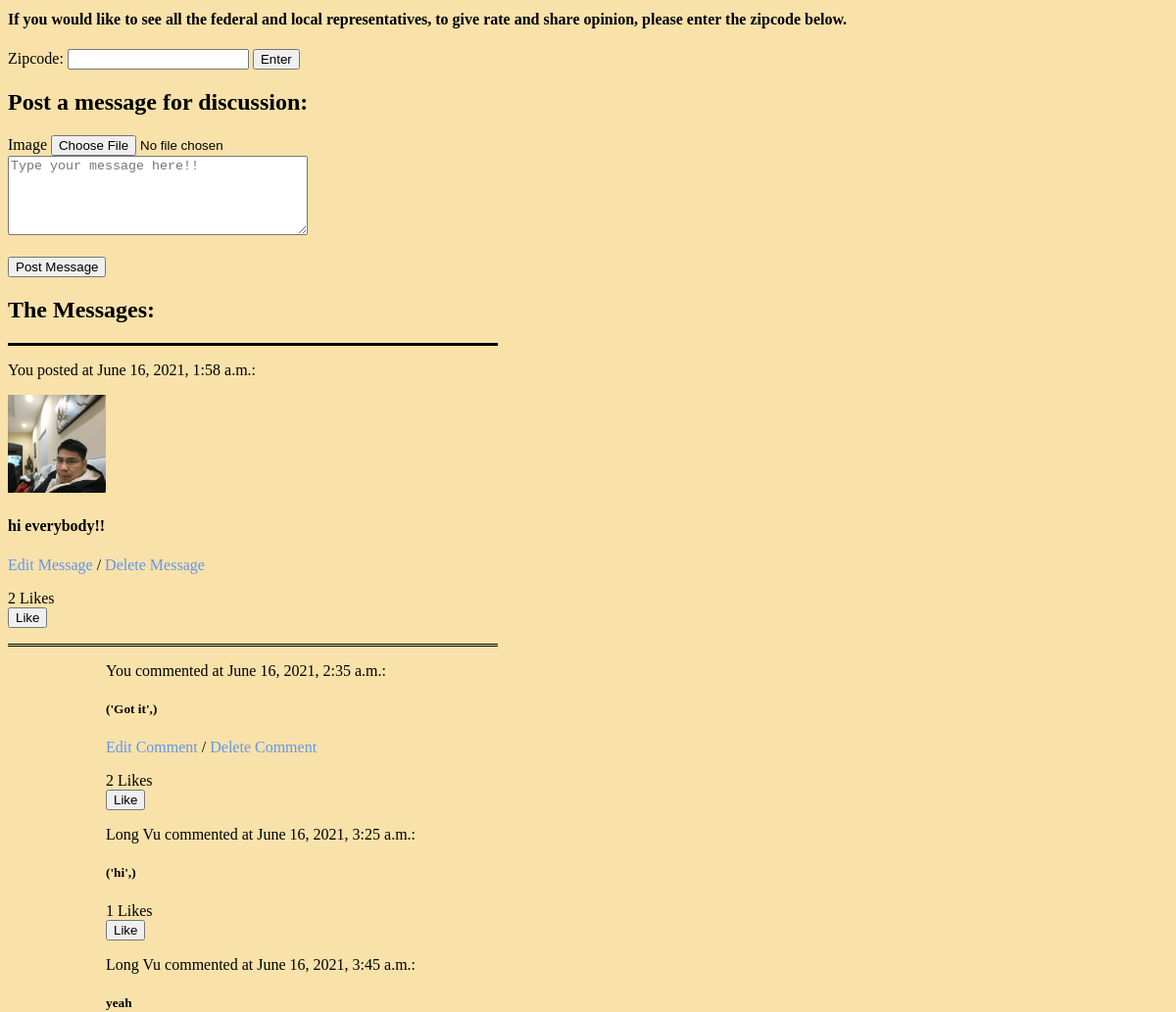
/success/ (signed in, middle part), run on an earlier commit of the app's database.
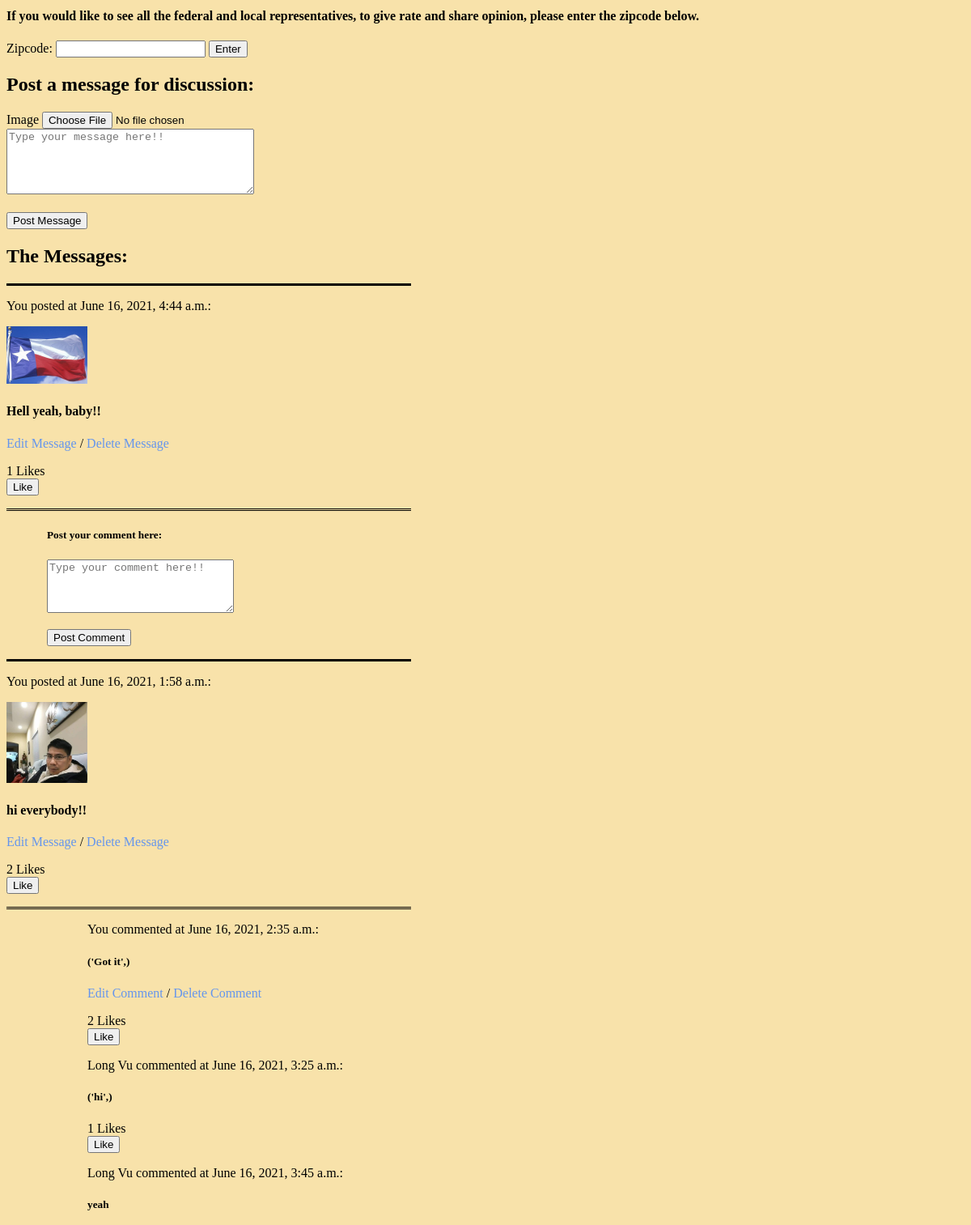
And on a later commit of the database.
### rateApp/models.py (models this page shows, shortened)
class Message(models.Model):
    message = models.TextField()
    image = models.ImageField(upload_to=filepath, null=True, blank=True)
    user = models.ForeignKey(User, related_name="messages", on_delete = models.CASCADE)
    user_likes = models.ManyToManyField(User, related_name='user_likes')
    created_at = models.DateTimeField(auto_now_add=True)
    updated_at = models.DateTimeField(auto_now=True)

class Comment(models.Model):
    comment = models.TextField()
    user_likes = models.ManyToManyField(User, related_name='comment_likes')
    user = models.ForeignKey(User, related_name="users", on_delete = models.CASCADE)
    message = models.ForeignKey(Message, related_name="comments", on_delete = models.CASCADE)
    created_at = models.DateTimeField(auto_now_add=True)
    updated_at = models.DateTimeField(auto_now=True)

class User(models.Model):
    firstName = models.CharField(max_length=45)
    lastName = models.CharField(max_length=45)
    email = models.EmailField(unique=True)
    username = models.CharField(max_length=45)
    password = models.CharField(max_length=45)
    created_at = models.DateTimeField(auto_now_add=True)
    updated_at = models.DateTimeField(auto_now=True)
    objects = UserManager()

### rateApp/views.py (the view)
# urls.py: path('success/', views.success),
def success(request):
    if 'user_id' not in request.session:
        messages.error(request, 'You need to be logged in to post a comment!!')
        return redirect('/')
    else:
        context = {
            'name' : User.objects.get(id=request.session['user_id']),
            'messages' : Message.objects.all().order_by('-created_at'),
            'opinions' : Opinion.objects.all().order_by('-created_at'),
        }
        return render(request, 'daily.html', context)

### rateApp/templates/Daily.html (shortened to what this page needs)
<!DOCTYPE html>
<html lang="en">
<head>
    {% load static %}
    <link rel='stylesheet' href="{% static 'css/styles.css' %}">
</head>
<body>
    <div class="daily">
            <div>
                <h4>If you would like to see all the federal and local representatives, to give rate and share opinion, please enter the zipcode below.</h4>
                <form action="/view_officials" method="post">
                    Zipcode: <input type="text" name="zipcode">
                    <button>Enter</button>
                </form>
            </div>
        <div>
            <h2>Post a message for discussion:</h2>
            <form action="/message" method="POST" enctype="multipart/form-data">
                <label for="" class="form-label">Image</label>
                <input type="file" name="image"><br>
                <textarea class="box" name="message" placeholder="Type your message here!!"></textarea><br><br>
                <button type="submit">Post Message</button>
            </form>
        </div>
        <div class="exist">
            <h2 class="head">The Messages:</h2>
            {% for message in messages %}
            <div class="mes">
                {% if message.user.id == request.session.user_id %}
                    <p>You posted at {{message.created_at}}:</p>
                    {% if message.image %}
                        <img src="{{message.image.url}}">
                    {% endif %}
                    <h4>{{message.message}}</h4>
                    <p><a href='/editMessage/{{message.id}}' class="ed">Edit Message</a> /
                        <a href="/deleteMessage/{{message.id}}" class="del">Delete Message</a></p>
                        <p>{{ message.user_likes.count }} Likes<br>
                        <a href="/messageLike/{{message.id}}"><button>Like</button></a>
                {% endif %}
            </div>
            <div class="comment">
                {% for comment in message.comments.all %}
                    {% if comment.user.id == request.session.user_id %}
                        <div class="comment1">
                            <p>You commented at {{comment.created_at}}:</p>
                            <h5>{{comment.comment}}</h5>
                            <p><a href='/editComment/{{comment.id}}' class="ed">Edit Comment</a> /
                                <a href="/deleteComment/{{comment.id}}" class="del">Delete Comment</a>
                                <p>{{ comment.user_likes.count }} Likes<br>
                                <a href="/commentLike/{{comment.id}}"><button>Like</button></a>
                            </p>
                        </div>
                    {% else %}
                        <div class="comment1">
                            <p>{{ comment.user.firstName }} {{ comment.user.lastName}} commented at {{comment.created_at}}:</p>
                            <h5>{{comment.comment}}</h5>
                            <p>{{ comment.user_likes.count }} Likes<br>
                            <a href="/commentLike/{{comment.id}}"><button>Like</button></a>
                        </div>
                    {% endif %}
                {% endfor %}
            </div>
                    <div class="comment">
                        <h5>Post your comment here:</h5>
                        <form action="/comment" method="POST" enctype="multipart/form-data">
                            <textarea class="box1" name="comment" placeholder="Type your comment here!!"></textarea>
                            <p><button type="submit">Post Comment</button></p>
                        </form>
                    </div>
                </div>
            </div>
            {% endfor %}
</body>
</html>

### rateApp/static/css/styles.css (style rules this page uses)
body { background-color: rgb(248, 226, 170); display: flex; flex-direction: column; }
a { text-decoration: none; color: white; }
.mes { border-bottom: double black; width: 500px; border-top: solid black; }
.comment { margin-left: 50px; }
.comment1 { margin-left: 50px; }
img { width: 100px; }
.box { min-height: 75px; width: 300px; }
.box1 { min-height: 60px; width: 225px; }
.del { color: cornflowerblue; }
.ed { color: cornflowerblue; }

What changed in the data, as far as the page shows it:
added Message: created_at "June 16, 2021, 4:44 a.m.", image (picture), message "Hell yeah, baby!!", user_likes.count "1"
